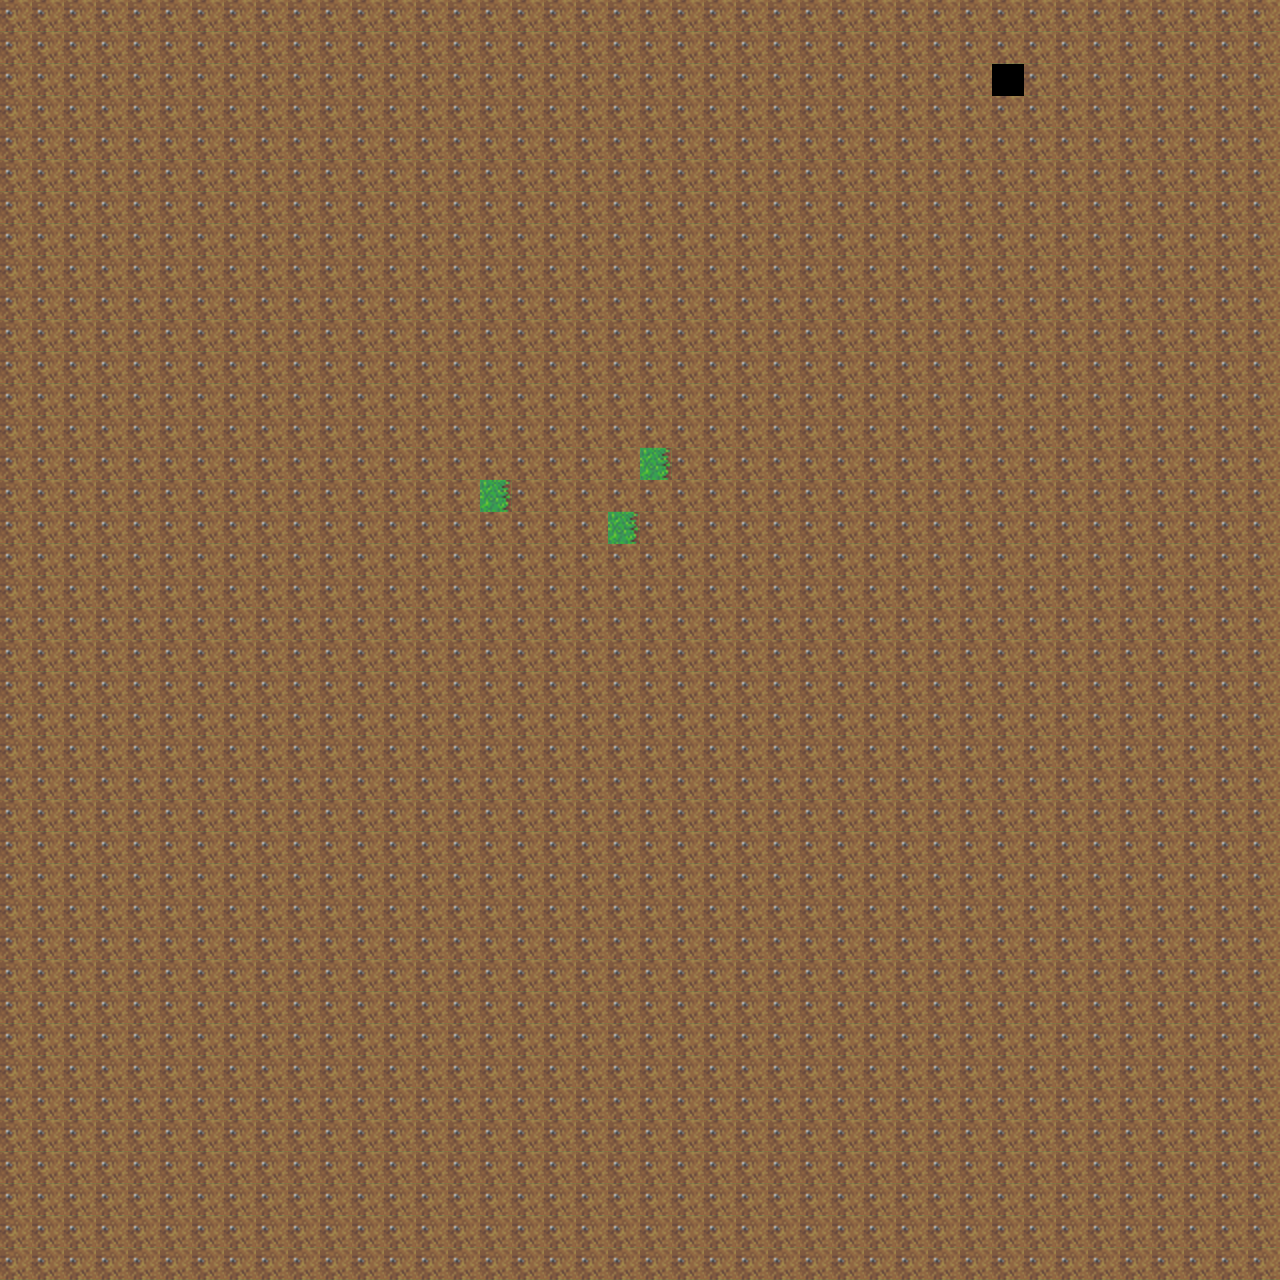

The image is a tile-based game level rendered from a .tmx file. Its description and source (layers, tilesets, objects; grid data summarised) follow:
An orthogonal 40x40 tile map with 32x32 px tiles, 1 tile layer (lejer1).

<map version="1.0" orientation="orthogonal" width="40" height="40" tilewidth="32" tileheight="32">
 <tileset firstgid="1" name="t" tilewidth="32" tileheight="32">
  <image source="grass-tiles-2-small.png" width="384" height="192" />
 </tileset>
 <layer name="lejer1" width="40" height="40">
  <data>[1600 cells, 1599 non-empty, 2 distinct tile ids]</data>
 </layer>
</map>
